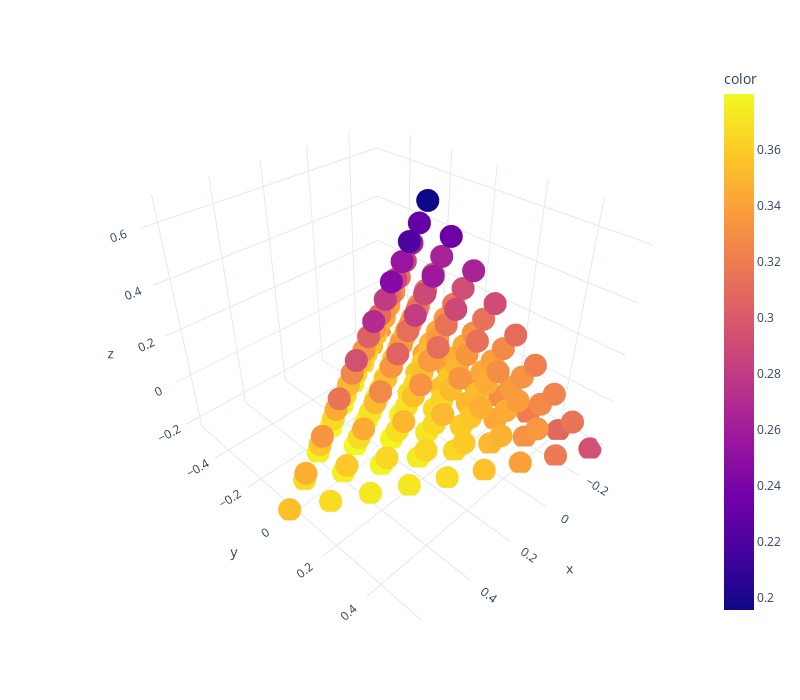

Notebook source saved alongside this figure:
### Code cell
px.scatter_3d(grid6_projected_df, x='x', y='y', z='z', color=rmsadList,
              template='plotly_white', width=800, height=700)

### Figure 1 — Plotly figure (JSON) as saved in the notebook; plotly's stock layout.template omitted (floating-point values rounded to 4 significant figures; data arrays with more than 128 entries replaced by an {"elided": "..."} marker saying what was removed)
{"data": [{"hovertemplate": "x=%{x}<br>y=%{y}<br>z=%{z}<br>color=%{marker.color}<extra></extra>", "legendgroup": "", "marker": {"color": {"elided": "165 float values"}, "coloraxis": "coloraxis", "symbol": "circle"}, "mode": "markers", "name": "", "scene": "scene", "showlegend": false, "type": "scatter3d", "x": {"elided": "165 float values"}, "y": {"elided": "165 float values"}, "z": {"elided": "165 float values"}}], "layout": {"coloraxis": {"colorbar": {"title": {"text": "color"}}, "colorscale": [[0, "#0d0887"], [0.1111, "#46039f"], [0.2222, "#7201a8"], [0.3333, "#9c179e"], [0.4444, "#bd3786"], [0.5556, "#d8576b"], [0.6667, "#ed7953"], [0.7778, "#fb9f3a"], [0.8889, "#fdca26"], [1, "#f0f921"]]}, "height": 700, "legend": {"tracegroupgap": 0}, "margin": {"t": 60}, "scene": {"domain": {"x": [0, 1], "y": [0, 1]}, "xaxis": {"title": {"text": "x"}}, "yaxis": {"title": {"text": "y"}}, "zaxis": {"title": {"text": "z"}}}, "width": 800}}
